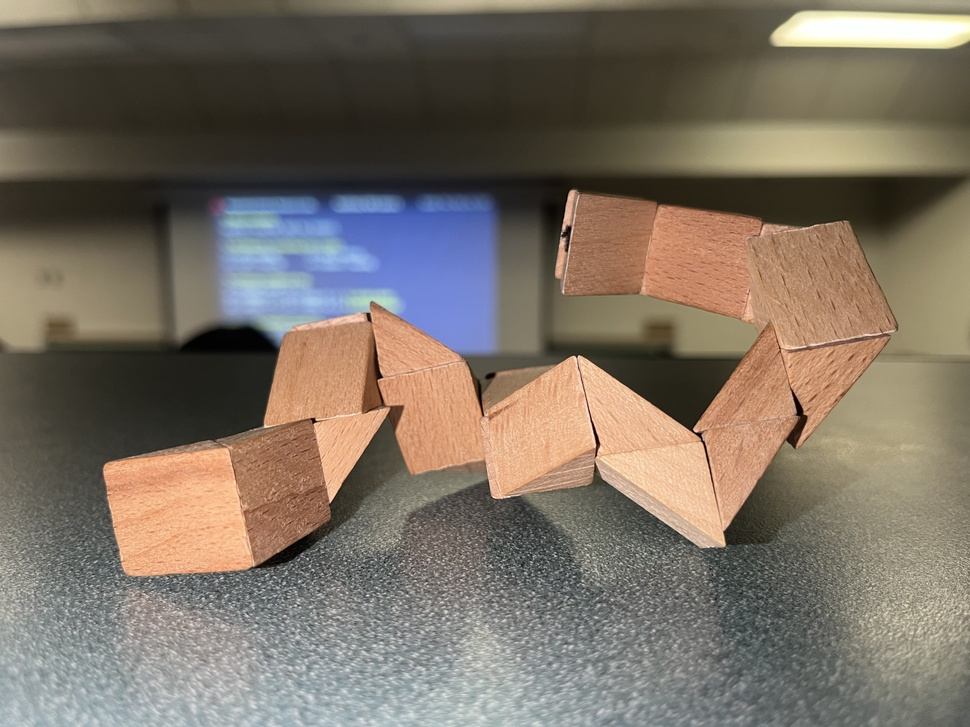
#> input picture lab2/images/IMG_2082_left.jpg, 970 x 727 px, shrunk from 4032 x 3024 before the run
$ python -i sharpness.py   (imports and definitions only)   (older library calls are emulated)
#> lines starting #> are read from the running program, lines starting #| are printed output that depends on the picture
#> further down, picture is the input picture: shape (727, 970, 3); mean B, G, R 100.5, 112.7, 123
"""Per-pixel focus measures. Higher value = sharper. Each returns an (H, W) float32 map."""
import cv2
import numpy as np


def _gray(img):
    return cv2.cvtColor(img.astype(np.float32), cv2.COLOR_BGR2GRAY)
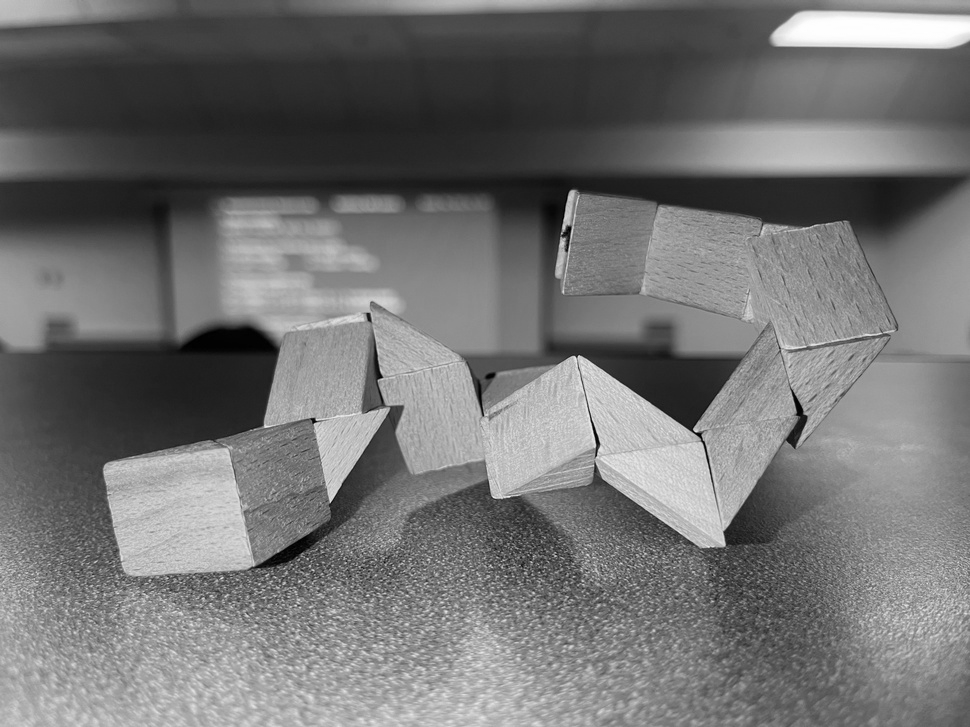
#> returned value: shape (727, 970) float32; min 0, max 255, mean 114.4


def laplacian(img, ksize=3):
    """|Laplacian|: responds to high-frequency detail (edges, texture)."""
    return np.abs(cv2.Laplacian(_gray(img), cv2.CV_32F, ksize=ksize))


def tenengrad(img, ksize=3):
    """Squared Sobel gradient magnitude."""
    g = _gray(img)
    gx = cv2.Sobel(g, cv2.CV_32F, 1, 0, ksize=ksize)
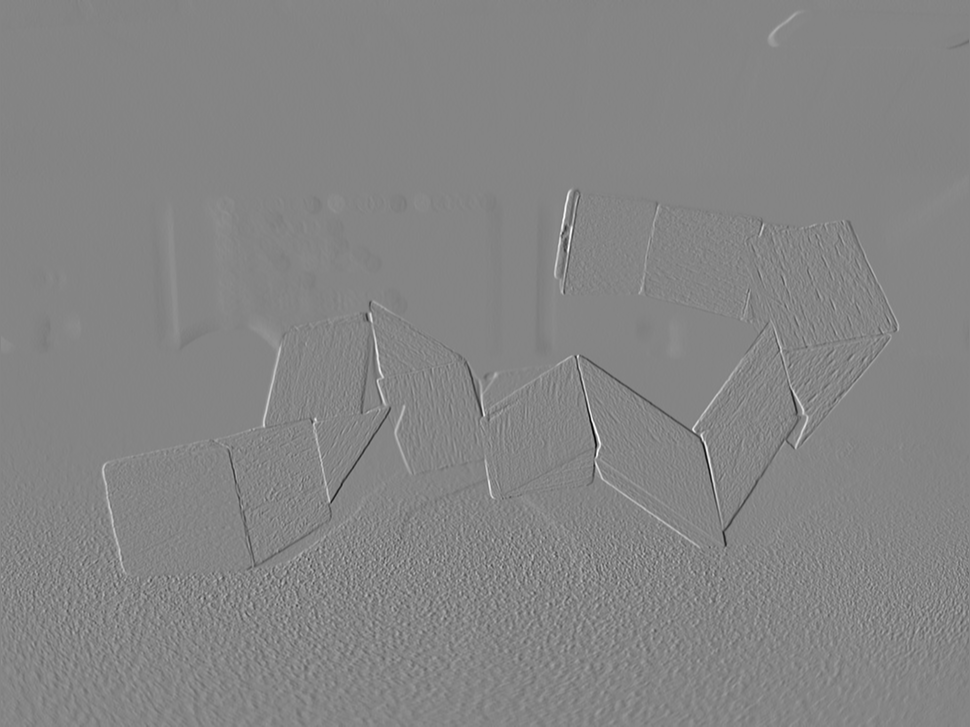
#> gx: shape (727, 970) float32; min -900.8, max 824.8, mean 0; drawn with min black and max white
    gy = cv2.Sobel(g, cv2.CV_32F, 0, 1, ksize=ksize)
    return gx * gx + gy * gy
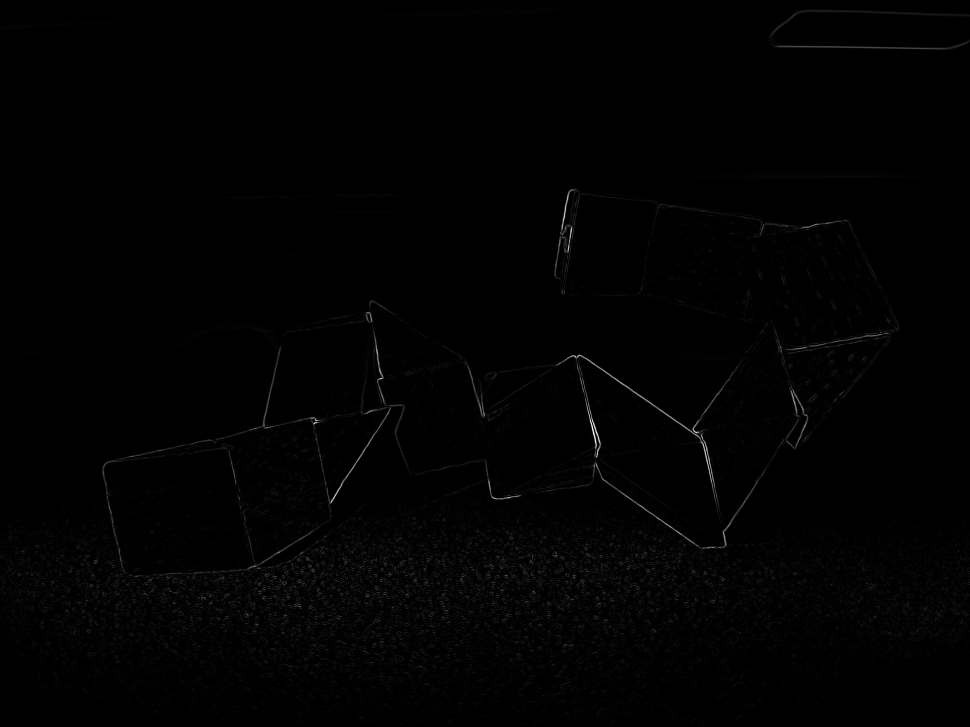
#> returned value: shape (727, 970) float32; min 0, max 832560.1, mean 6183; drawn with min black and max white


def modified_laplacian(img):
    """|d2/dx2| + |d2/dy2| computed separately (does not cancel on diagonal edges)."""
    g = _gray(img)
    kx = np.array([[0, 0, 0], [-1, 2, -1], [0, 0, 0]], np.float32)
    return np.abs(cv2.filter2D(g, -1, kx)) + np.abs(cv2.filter2D(g, -1, kx.T))


MEASURES = {"laplacian": laplacian, "tenengrad": tenengrad, "mlap": modified_laplacian}


def focus_volume(frames, measure="laplacian", sigma=5.0):
    """Stack of smoothed sharpness maps, shape (N, H, W).

    sigma = Gaussian std in pixels; acts as the 'patch size' (larger = more stable
    choice per region, but blurrier depth boundaries).
    """
    fn = MEASURES[measure]
    vol = np.stack([fn(f) for f in frames])
    if sigma > 0:
        vol = np.stack([cv2.GaussianBlur(v, (0, 0), sigma) for v in vol])
    return vol

>>> import cv2
>>> picture = cv2.imread('../../lab2/images/IMG_2082_left.jpg')
>>> result = tenengrad(picture)

$ run again, on lab2/images/IMG_2083_top.jpg
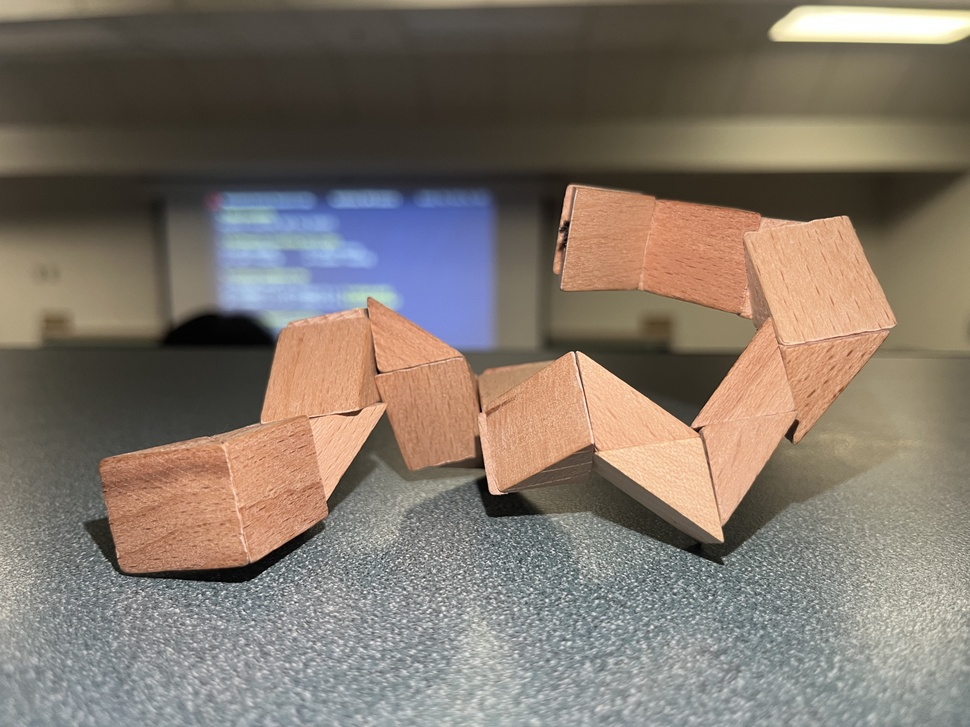
#> input picture lab2/images/IMG_2083_top.jpg, 970 x 727 px, shrunk from 4032 x 3024 before the run
#> picture is the input picture: shape (727, 970, 3); mean B, G, R 107.3, 118.4, 129.3
#> in tenengrad, `gy = cv2.Sobel(g, cv2.CV_32F, 0, 1, ksize=ksize)`:
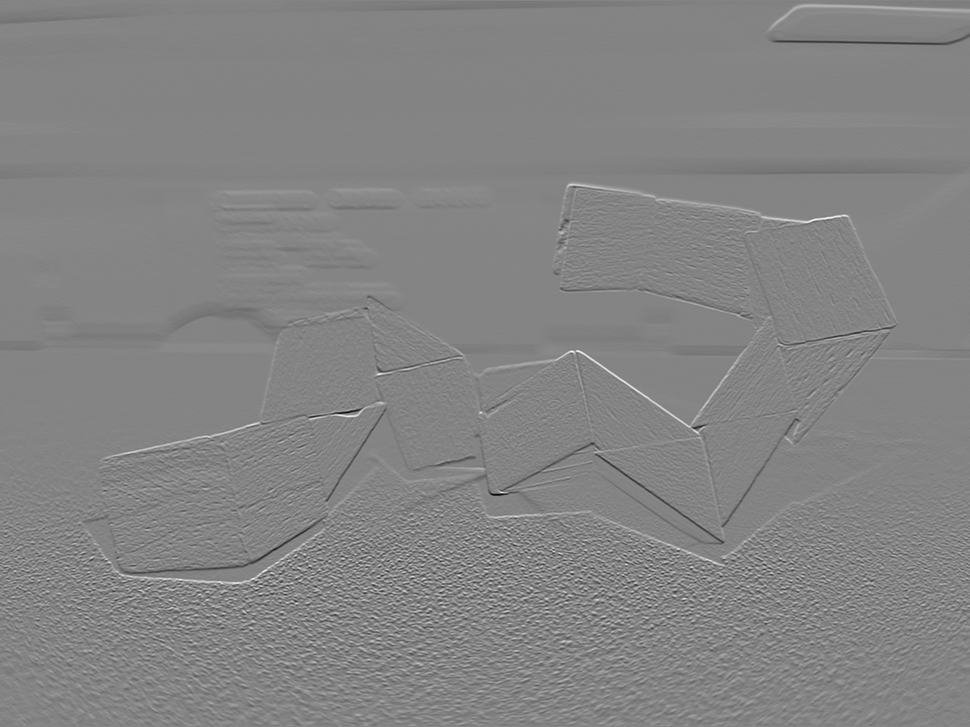
#> gy: shape (727, 970) float32; min -846.5, max 787.5, mean 0.4; drawn with min black and max white
#> in tenengrad, `return gx * gx + gy * gy`:
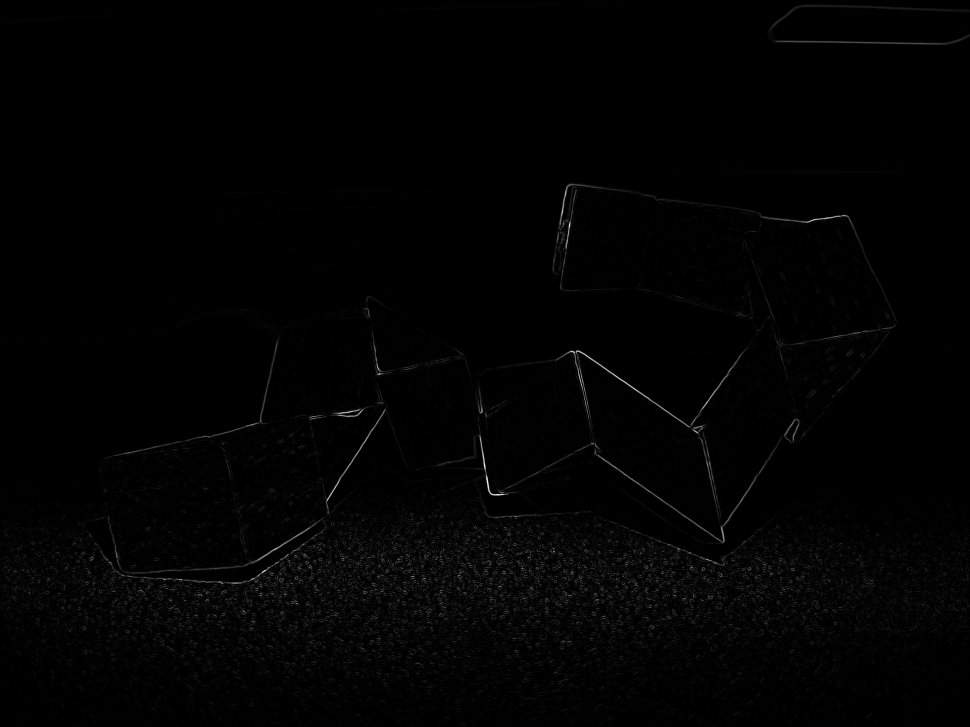
#> returned value: shape (727, 970) float32; min 0, max 764086.8, mean 7380.1; drawn with min black and max white

$ run again, on lab2/images/IMG_2084_right.jpg
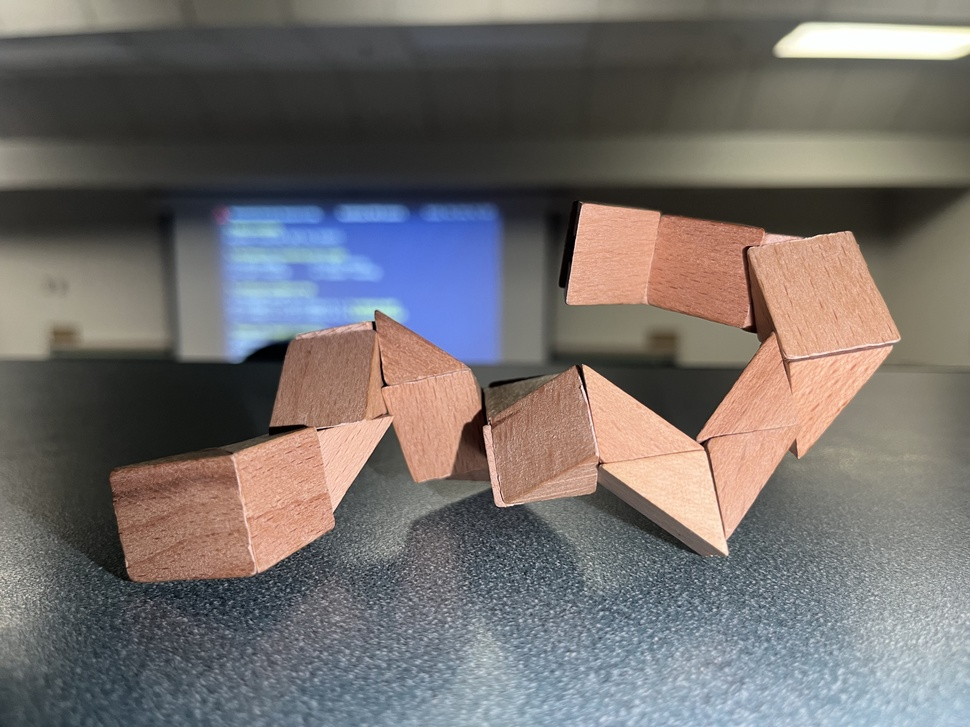
#> input picture lab2/images/IMG_2084_right.jpg, 970 x 727 px, shrunk from 4032 x 3024 before the run
#> picture is the input picture: shape (727, 970, 3); mean B, G, R 108.9, 110.7, 115.5
#> in tenengrad, `gy = cv2.Sobel(g, cv2.CV_32F, 0, 1, ksize=ksize)`:
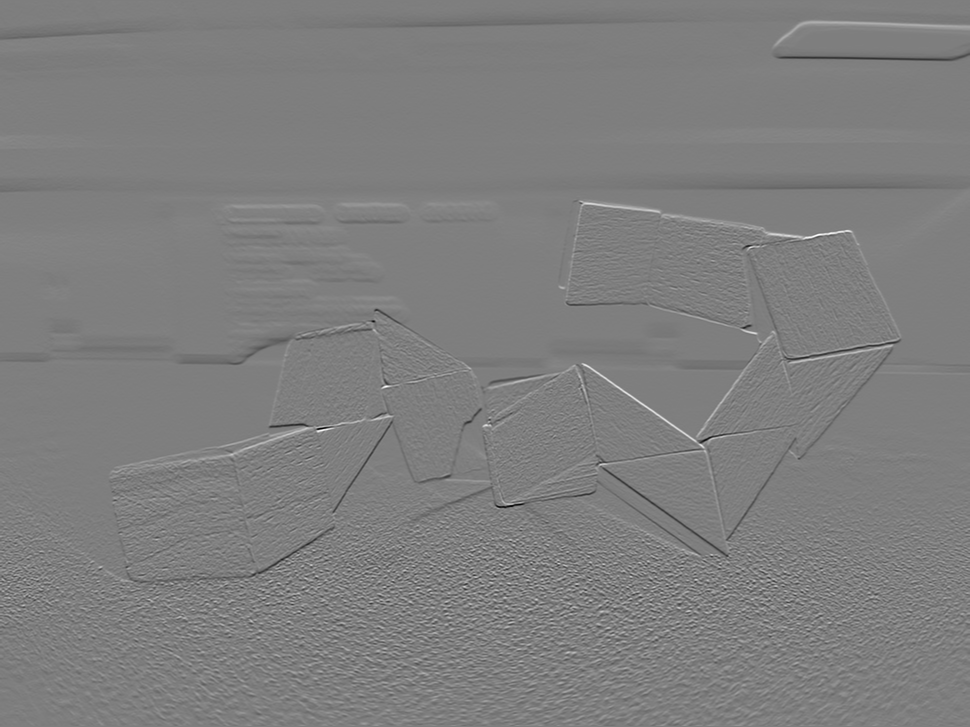
#> gy: shape (727, 970) float32; min -794.7, max 804.7, mean 0; drawn with min black and max white
#> in tenengrad, `return gx * gx + gy * gy`:
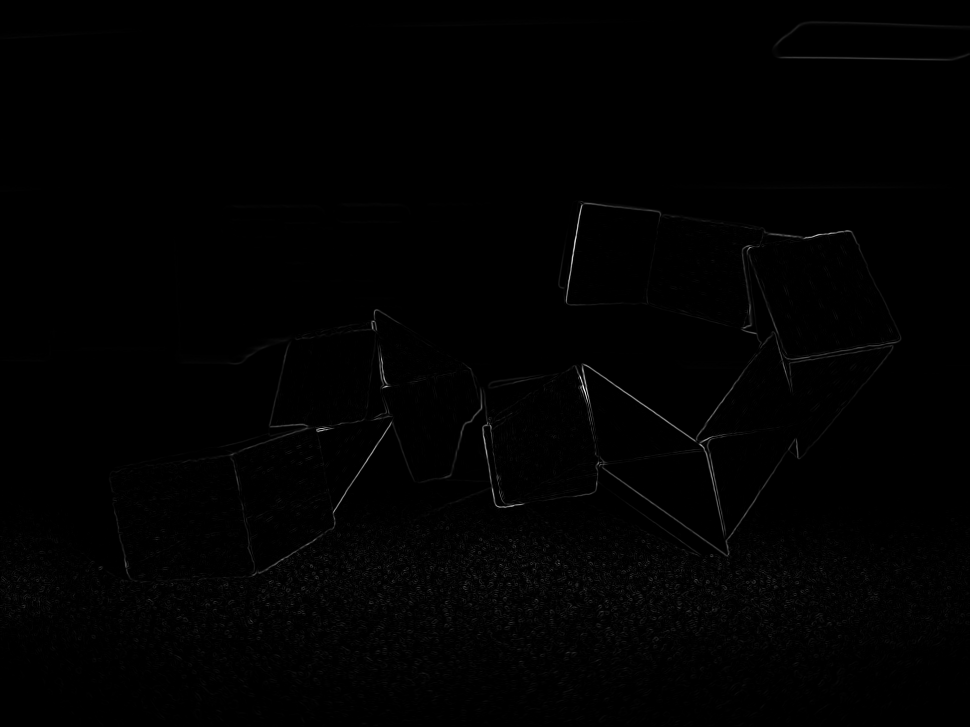
#> returned value: shape (727, 970) float32; min 0, max 966322.1, mean 6080.2; drawn with min black and max white

$ run again, on lab2/images/IMG_2086_bottom.jpg
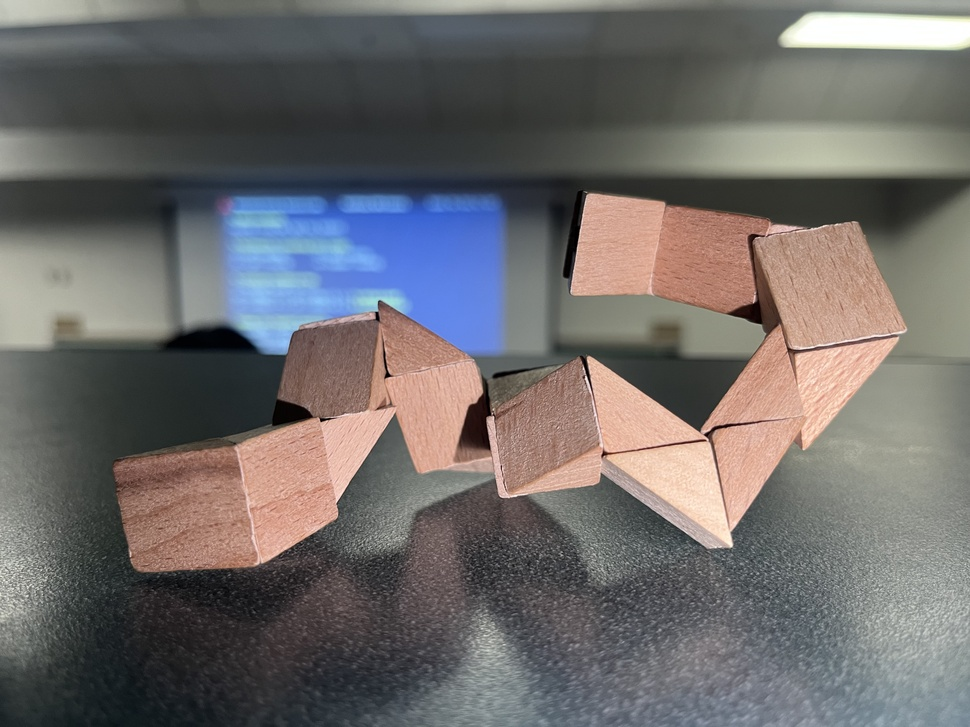
#> input picture lab2/images/IMG_2086_bottom.jpg, 970 x 727 px, shrunk from 4032 x 3024 before the run
#> picture is the input picture: shape (727, 970, 3); mean B, G, R 107, 107.5, 110.4
#> in tenengrad, `gy = cv2.Sobel(g, cv2.CV_32F, 0, 1, ksize=ksize)`:
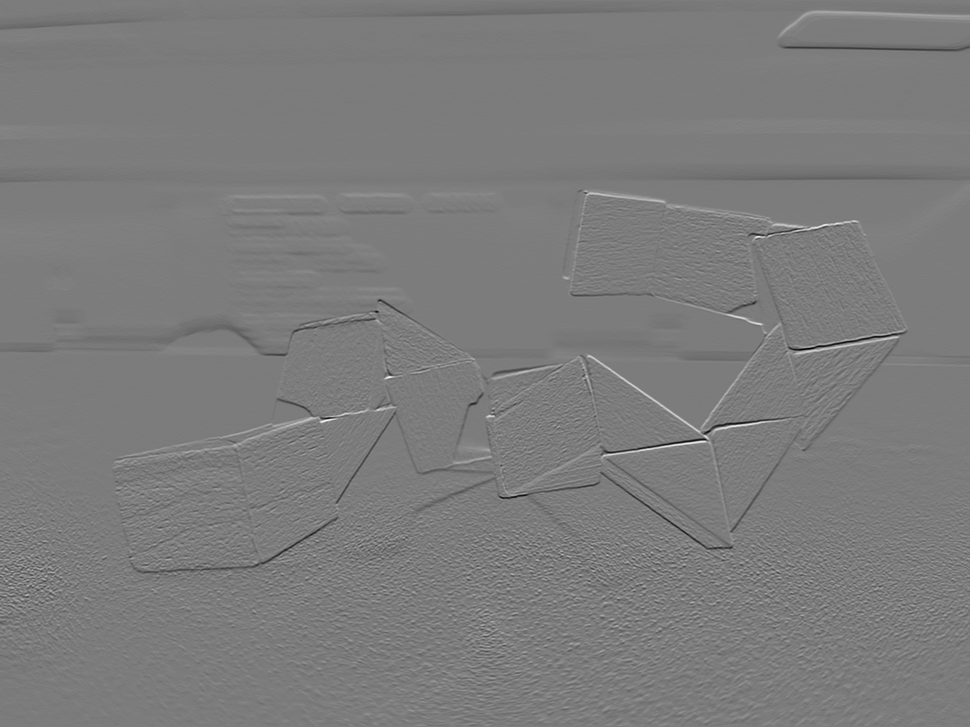
#> gy: shape (727, 970) float32; min -784.9, max 824.9, mean -0.7; drawn with min black and max white
#> in tenengrad, `return gx * gx + gy * gy`:
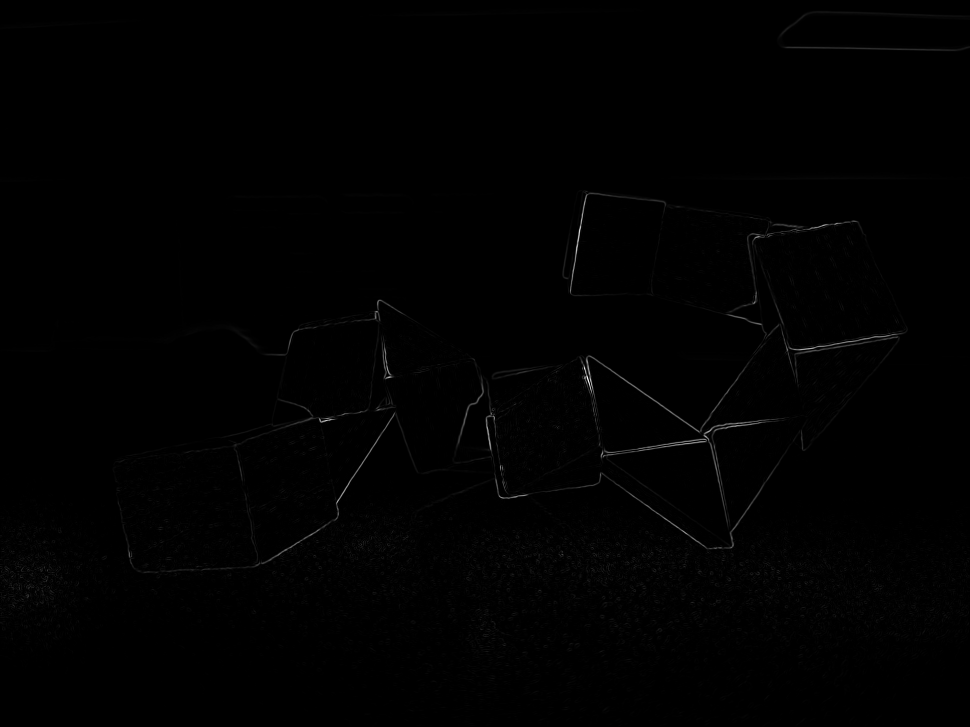
#> returned value: shape (727, 970) float32; min 0, max 929873.1, mean 4624.2; drawn with min black and max white
